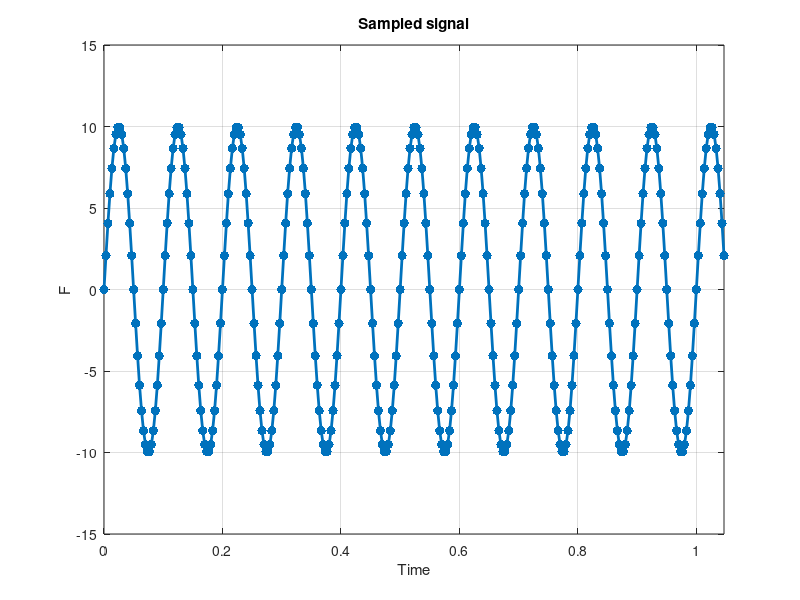
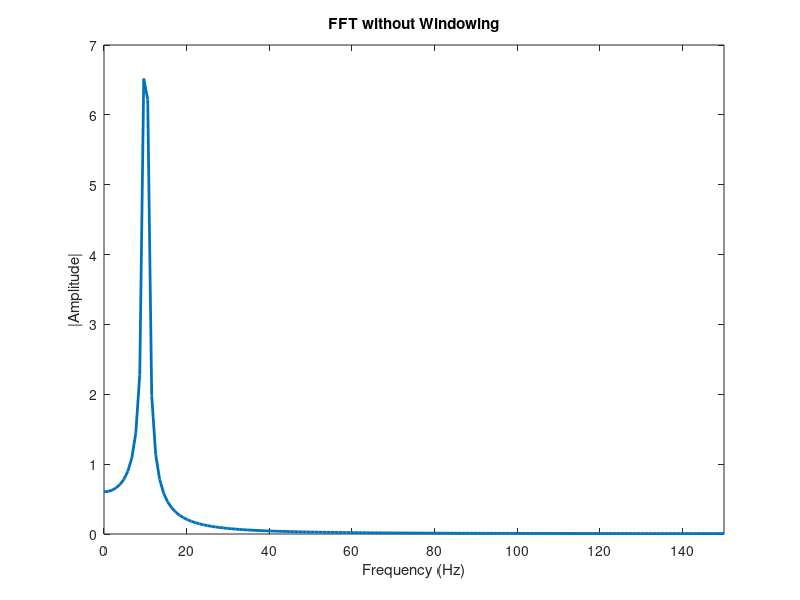

The MATLAB source for these figures, in order: (Note: this script raises an error after producing the figures.)
%% Data Processing using MATLAB
% First clear all the variables in the workspace

clear all
close all
clc
%% Generating a Sine Wave: A$\sin$($\Omega \;$t)

A = 10;            %Amplitude
f = 10;                %Frequency(Hz)
Omega = 2*pi*f;        %Frequency(rad/s)

Fs = 30*f;   %Sampling Frequency
dt = 1/Fs;                           %Time Step
Time = 0:dt:pi/3;                      %Time Vector

F = A*sin(Omega*Time);%+A/2*sin(2.5*Omega*Time);               %Function

figure;
plot(Time,F,'-','Marker','.','MarkerSize',20,'LineWidth',2)
axis([0 Time(end) -1.5*A 1.5*A])
xlabel('Time')
ylabel('F')
grid on
title('Sampled signal')

%% FFT without windowing
L=length(F);
X1 = fft(F)/(L/2);
X1 = X1(1:L/2);
mx1 = abs(X1);                      % Take the magnitude of fft of x

f = linspace(0,Fs/2,L/2);

figure;                                            % Plotting
plot(f,(mx1),'LineWidth',2);               % Convert Hz to radians
xlabel('Frequency (Hz)')
ylabel('|Amplitude|')
title('FFT without Windowing')
xlim([0 Fs/2])

%% Windowing

L=length(F);
window = "Hann"; % Type the name of the windowing function here

if window=="No"
    w = ones(L,1);
elseif window=="Hann"
    w = hann(L);
elseif window=="Hamming"
    w = hamming(L);
elseif window=="Welch"
    j = (0:L-1)';
    w = 1 - (2*j/L - 1).^2;
elseif window=="Tukey"
    w = tukeywin(L,0.5);
end

figure
plot(w,'LineWidth',2)
title(window)

%% FFT

x1=F.*w';
figure;
plot(Time,x1)
xlabel('Time')
title('Signal after Windowing')

X1 = fft(x1)/(L/2);
X1 = X1(1:L/2);
mx1 = abs(X1);                      % Take the magnitude of fft of x

f = linspace(0,Fs/2,L/2);

figure;                                            % Plotting
plot(f,(mx1),'LineWidth',2);               % Convert Hz to radians
xlabel('Frequency (Hz)')
ylabel('|Amplitude|')
title('FFT After Windowing')
xlim([0 Fs/2])

%% Introducing Artificial Noise and Filtering

Fnoise = F + randn(size(F));      %adding artificial noise

figure;
plot(Time,Fnoise,'LineWidth',2)
Ffiltered = smooth(Fnoise);         %Filtering:moving average (low pass)
hold on
plot(Time,Ffiltered,'r','LineWidth',2)
xlabel('Time (s)')
legend('Unfiltered','Filtered')

x1=Fnoise.*w';
figure;
plot(Time,x1)
xlabel('Time')
title('Signal with noise after windowing')

X1 = fft(x1)/(L/2);
X1 = X1(1:L/2);
mx1 = abs(X1);                      % Take the magnitude of fft of x

f = linspace(0,Fs/2,L/2);

figure;                                        % Plotting
plot(f,(mx1),'LineWidth',2);           % Convert Hz to radians
xlabel('Frequency (Hz)')
ylabel('|Amplitude|')
xlim([0 Fs/2])
title('FFT of Filtered Signal with Noise')